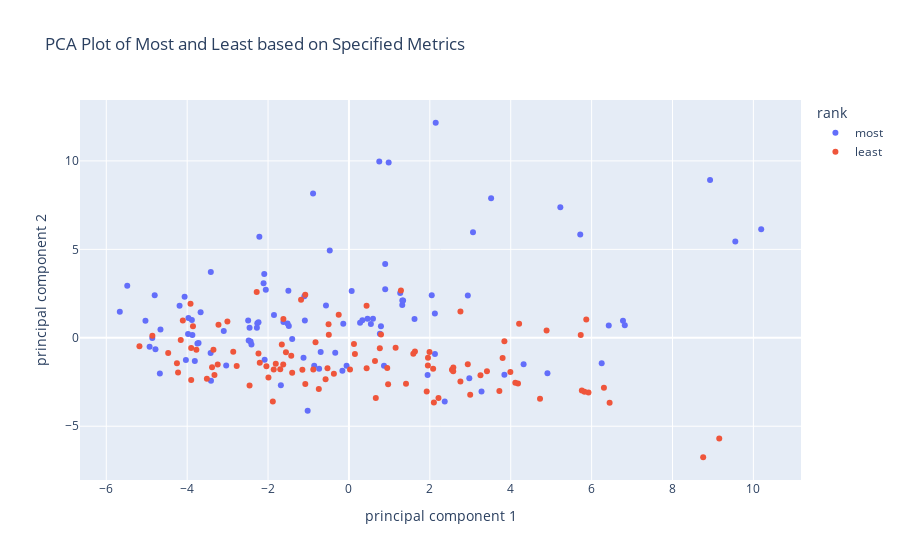

This figure's notebook cell:
### Code cell
# PCA visualization of the posterior features wrt the target label

import ast
import pandas as pd
import numpy as np
from sklearn.manifold import TSNE
import plotly.express as px


df_1 = pd.read_csv("../metadata/merged_metadata_popularity_features.csv")
df_1['url'] = df_1['url'].astype(str).apply(str.strip)

df_2 = pd.read_csv("../metadata/embeddings_transcript.csv")
df_2['url'] = df_2['url'].astype(str).apply(str.strip)

df = pd.merge(df_1, df_2, on="url")

metric = "log_Beautiful_norm"
most = df.sort_values(by=metric, ascending=False).iloc[:100, :]
least = df.sort_values(by=metric, ascending=False).iloc[-100:, :]


post_cols = ['emotion_angry_mean', 'emotion_angry_90p', 'emotion_angry_std',
                 'emotion_happy_mean', 'emotion_happy_90p', 'emotion_happy_std',
                 'emotion_sad_mean', 'emotion_sad_90p', 'emotion_sad_std',
                 'emotion_neutral_mean', 'emotion_neutral_90p', 'emotion_neutral_std',
                 'strength_weak_mean', 'strength_weak_90p', 'strength_weak_std',
                 'strength_neutral_mean', 'strength_neutral_90p', 'strength_neutral_std',
                 'strength_strong_mean', 'strength_strong_90p', 'strength_strong_std',
                 'positivity_negative_mean', 'positivity_negative_90p',
                 'positivity_negative_std', 'positivity_neutral_mean',
                 'positivity_neutral_90p', 'positivity_neutral_std',
                 'positivity_positive_mean', 'positivity_positive_90p',
                 'positivity_positive_std', 'pauses_mean', 'pauses_std', 'pauses_10p',
                 'pauses_90p', 'turn_durations_mean', 'turn_durations_std',
                 'turn_durations_10p', 'turn_durations_90p']

most["rank"] = "most"
least["rank"] = "least"
merged = pd.concat([most, least])

# Standardizing the features (important for PCA)
from sklearn.preprocessing import StandardScaler

X = merged[post_cols]
X_scaled = StandardScaler().fit_transform(X)

# Performing PCA
from sklearn.decomposition import PCA
pca = PCA(n_components=2)  # Reducing to 2 components for visualization
principalComponents = pca.fit_transform(X_scaled)
principalDf = pd.DataFrame(data=principalComponents, columns=['principal component 1', 'principal component 2'])

# Adding the 'rank' back for coloring
finalDf = pd.concat([principalDf, merged[['rank']].reset_index(drop=True)], axis=1)

# Plotting with Plotly Express
fig = px.scatter(finalDf, x='principal component 1', y='principal component 2', color='rank',
                 title="PCA Plot of Most and Least based on Specified Metrics")
fig.show()

### Figure 1 — Plotly figure (JSON) as saved in the notebook; plotly's stock layout.template omitted (floating-point values rounded to 4 significant figures)
{"data": [{"hovertemplate": "rank=most<br>principal component 1=%{x}<br>principal component 2=%{y}<extra></extra>", "legendgroup": "most", "marker": {"color": "#636efa", "symbol": "circle"}, "mode": "markers", "name": "most", "orientation": "v", "showlegend": true, "x": [0.5939, -0.8874, -1.403, 8.929, 2.145, 0.3324, -5.666, -4.784, -3.035, -2.432, -4.188, -0.4747, 9.553, -3.871, 4.908, 0.2753, -2.492, 0.8958, -2.457, -4.803, -1.62, 0.7497, -4.032, 1.318, 2.94, 0.9821, 5.227, -4.676, -5.482, -3.415, -3.884, -0.859, -4.064, -1.021, -4.66, -3.968, -1.09, 6.249, -0.1403, -0.3392, 5.719, 10.19, -1.854, 3.515, -3.811, -4.929, 4.319, 3.278, 0.8967, 2.368, 0.7914, -2.215, 6.82, -0.7377, 6.776, -1.486, -3.095, 0.06739, 1.339, -1.498, -2.111, 3.067, 0.5423, 1.622, -2.276, -1.684, 2.976, -2.266, -2.056, -0.5678, 2.125, -5.032, -0.1618, -2.085, -2.411, 3.844, -2.479, 6.424, -0.6993, 1.267, 2.047, 0.8664, 1.319, -3.42, -2.237, 1.945, 2.126, -3.412, -4.862, -1.102, -3.719, -3.668, -3.978, 0.7647, -1.123, -2.094, -3.746, 0.4592, -0.05821, -1.518], "xaxis": "x", "y": [1.081, 8.163, -0.07522, 8.925, 12.16, 0.9963, 1.473, -0.6545, -1.562, -0.2167, 1.808, 4.941, 5.448, 0.1639, -2.005, 0.8562, 0.9833, 4.166, 0.5722, 2.407, 0.8994, 9.962, -1.257, 1.85, 2.393, 9.91, 7.38, -2.023, 2.94, 3.725, 1.012, -1.587, 2.325, -4.131, 0.4624, 1.113, 0.9793, -1.435, 0.7992, -0.8504, 5.843, 6.144, 1.288, 7.888, -1.306, -0.5006, -1.493, -3.034, 2.749, -3.598, 0.6515, 5.719, 0.7072, -1.747, 0.9602, 0.665, 0.3829, 2.64, 2.105, 2.665, 3.08, 5.966, 0.7744, 1.064, 0.5673, -2.687, -2.29, 0.8216, 2.721, 1.823, 1.37, 0.9664, -1.87, -1.246, -0.3734, -2.088, -0.159, 0.6964, -0.8024, 2.532, 2.402, -1.587, 2.104, -0.8561, 0.8724, -2.107, -0.9208, -2.428, -0.006362, 2.354, -0.2976, 1.44, 0.2162, 0.2303, -1.131, 3.6, -0.318, 1.077, -1.578, 0.8031], "yaxis": "y", "type": "scatter"}, {"hovertemplate": "rank=least<br>principal component 1=%{x}<br>principal component 2=%{y}<extra></extra>", "legendgroup": "least", "marker": {"color": "#EF553B", "symbol": "circle"}, "mode": "markers", "name": "least", "orientation": "v", "showlegend": true, "x": [-1.08, 1.632, 0.9686, -1.86, 2.547, -2.237, -0.5308, 5.731, 8.759, 0.1477, -1.882, 0.7928, -3.901, 1.411, -2.041, -4.226, 3.991, -0.8265, 2.998, -3.917, -3.005, -1.079, -3.513, 5.922, 5.825, -0.2531, -3.857, 0.6636, 5.868, 3.412, 4.207, -3.326, -0.5776, 0.4361, 9.156, 2.578, -3.385, 3.252, 2.757, 4.887, -3.246, 1.954, -4.469, 1.992, 2.214, 0.1237, 6.305, 2.581, 0.02594, -3.901, 1.592, 1.154, -0.745, 2.1, 2.756, -1.621, -5.18, -2.205, 4.725, -1.626, 1.286, 5.758, -2.457, 0.7636, -4.253, -0.3724, 2.082, 6.445, 1.952, -1.558, 3.799, -0.498, -3.226, 0.9467, -1.699, -1.427, -2.861, -1.991, -3.772, -2.281, 2.938, 0.4372, -0.5041, 4.18, -4.159, -2.775, -4.861, -1.66, -1.81, -4.108, -1.404, 3.719, -3.35, -1.184, 3.844, -1.151, 1.923, -0.8814, 0.6439, 4.114], "xaxis": "x", "y": [2.435, -0.7781, -2.627, -1.799, -1.807, -0.8819, -1.721, 0.157, -6.754, -0.9191, -3.604, 0.1792, -2.392, -2.592, -1.604, -1.956, -1.94, -0.2487, -3.226, 1.925, 0.9144, -2.612, -2.311, -3.091, -3.047, 1.297, 0.6556, -3.41, 1.027, -1.897, 0.8001, -2.103, -2.346, 1.816, -5.688, -1.889, -1.659, -2.12, 1.492, 0.4115, -1.512, -1.13, -0.8605, -0.8039, -3.401, -0.3465, -2.825, -1.674, -1.787, -0.5812, -0.8959, -0.5629, -2.902, -3.663, -2.467, 1.058, -0.4785, -1.412, -3.445, -1.514, 2.678, -2.981, -2.701, -0.5976, -1.444, -2.038, -1.746, -3.67, -1.563, -0.8147, -1.143, 0.1731, 0.7336, -1.712, -1.775, -1.012, -0.7882, -2.239, -0.6821, 2.589, -1.5, -1.717, 0.762, -2.578, -0.1309, -1.6, 0.1143, -0.385, -1.464, 0.9743, -1.971, -3.003, -0.6721, 2.145, -0.1955, -1.807, -3.043, -1.79, -1.315, -2.536], "yaxis": "y", "type": "scatter"}], "layout": {"xaxis": {"anchor": "y", "domain": [0.0, 1.0], "title": {"text": "principal component 1"}}, "yaxis": {"anchor": "x", "domain": [0.0, 1.0], "title": {"text": "principal component 2"}}, "legend": {"title": {"text": "rank"}, "tracegroupgap": 0}, "title": {"text": "PCA Plot of Most and Least based on Specified Metrics"}}}
